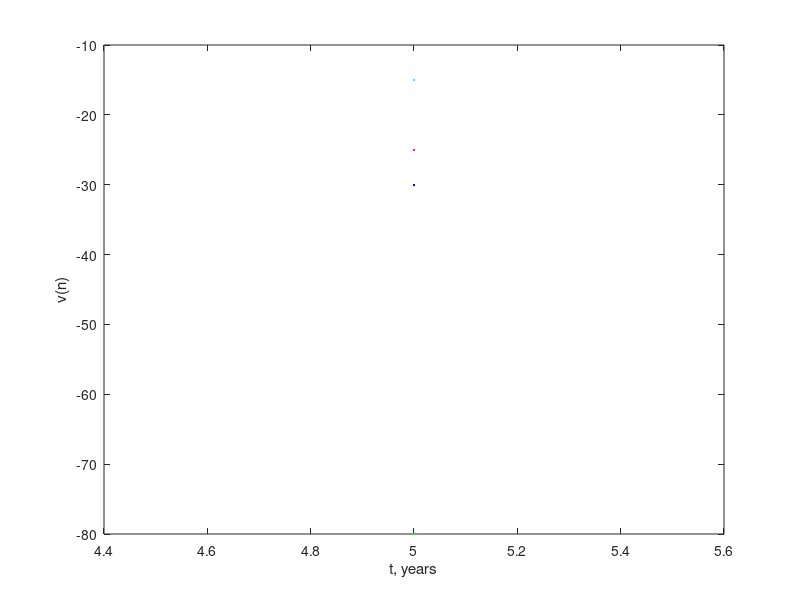

MATLAB code to generate this figure:
P = [0 1 0 0;
   0 0.4 0.6 0;
   0 0.16 0.48 0.36;
   0.064 0.288 0.432 0.216];
q = [-80; -25; -30; -15];

N = 1;
while(rem(N, 5) != 0)
    N = input ("Input the number of years, multiple of 5: ")
endwhile
N = N / 5;

vAns = zeros(N, 4);
v = [q(1); q(2); q(3); q(4)];
T = zeros(N, 1);

for i = 1 : N
    
    T(i) = 5 * i;
    vAns(i, 1) = v(1);
    vAns(i, 2) = v(2);
    vAns(i, 3) = v(3);
    vAns(i, 4) = v(4);
    disp(sprintf('( %g: %g; %g; %g; %g;) ' , 5 * i , v(1), v(2), v(3), v(4))) 
    v = q + P * v;    
end

plot(T, vAns(:, 1), '.');
hold on;
plot(T, vAns(:, 1), 'g');

plot(T, vAns(:, 2), '.');
hold on;
plot(T, vAns(:, 2), 'm');

plot(T, vAns(:, 3), '.');
hold on;
plot(T, vAns(:, 3), 'b');

plot(T, vAns(:, 4), '.');
hold on;
plot(T, vAns(:, 4), 'c');

xlabel('t, years');
ylabel('v(n)');